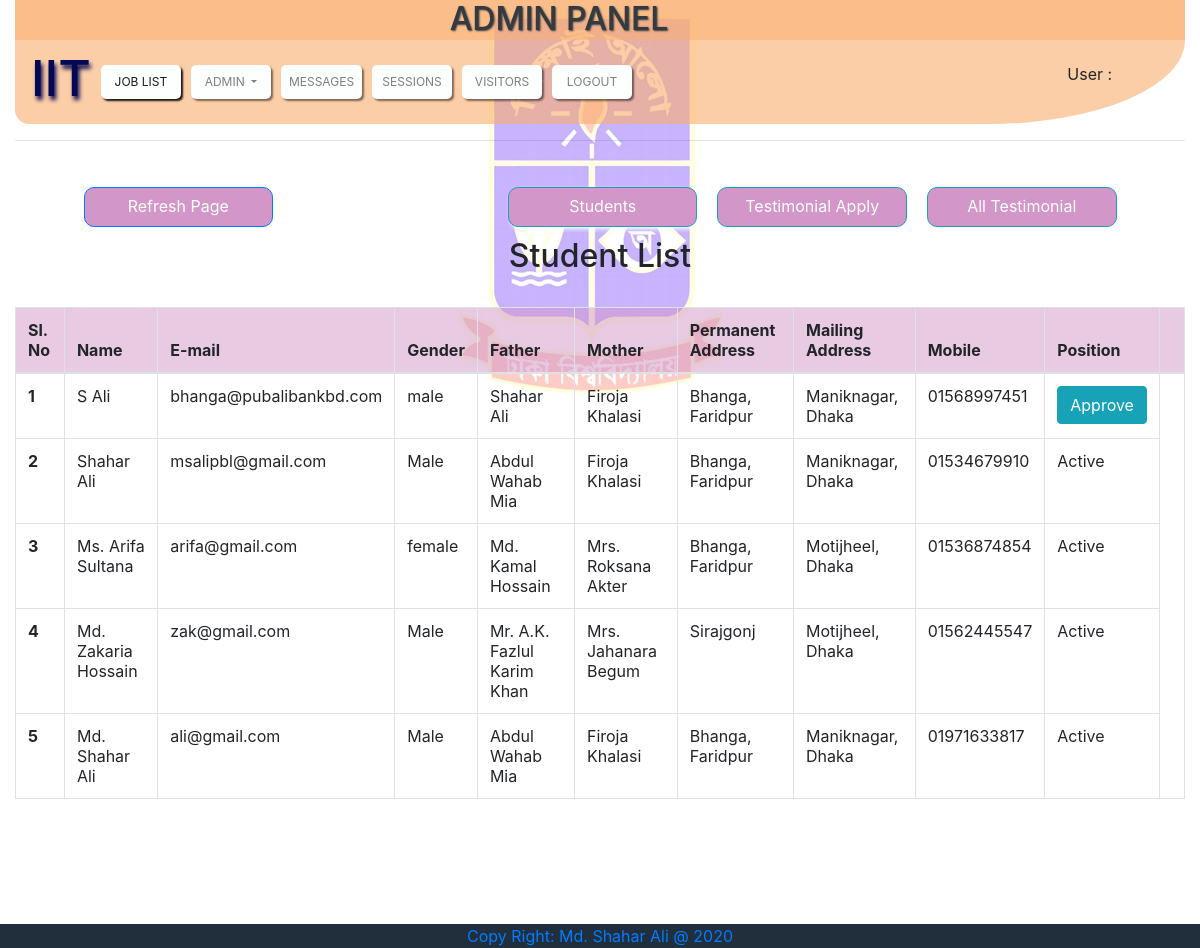
The app's page /admin/students.php (signed in) with its own data.
### tables this page shows
CREATE TABLE `tbl_student` (
  `stu_id` int(11) NOT NULL,
  `name` varchar(100) NOT NULL,
  `email` varchar(255) NOT NULL,
  `password` varchar(255) NOT NULL,
  `gender` varchar(6) NOT NULL,
  `father` varchar(100) NOT NULL,
  `mother` varchar(100) NOT NULL,
  `paddress` varchar(255) NOT NULL,
  `maddress` varchar(255) NOT NULL,
  `mobile` varchar(11) NOT NULL,
  `date_applicaiton` timestamp NOT NULL DEFAULT CURRENT_TIMESTAMP,
  `position` varchar(10) NOT NULL
);

### lib/Database.php (called while the page is built, shortened)
<?php
Class Database{
	public $host   = "localhost";
	public $user   = "root";
	public $pass   = "";
	public $dbname = "iit_du";
	public $link;
	private function connectDB(){
	$this->link = new mysqli($this->host, $this->user, $this->pass, $this->dbname);
 }
	public function select($query){
		$result = $this->link->query($query) or die($this->link->error.__LINE__);
		if($result->num_rows > 0){
			return $result;
		} else {
			return false;
		}
	}
}

### admin/students.php (the view, shortened to what this page needs)
<?php include 'admin_lib/header.php'; ?>
<hr style="color: black">
<div class="sub-job-list">
  <a href="students.php?refresh" class="btn btn-primary float-left">Refresh Page</a>
  <a class="btn btn-info" href="all_testimonial.php">All Testimonial</a>
   <a class="btn btn-info" href="testimonial_list.php">Testimonial Apply</a>
  <a class="btn btn-info" href="students.php">Students</a>
</div>
<h2>Student List</h2>
<table class="table table-bordered">
  <thead>
    <tr>
      <th scope="col">Sl. No</th>
      <th scope="col">Name</th>
      <th scope="col">E-mail</th>
      <th scope="col">Gender</th>
      <th scope="col">Father</th>
      <th scope="col">Mother</th>
      <th scope="col">Permanent Address</th>
      <th scope="col">Mailing Address</th>
      <th scope="col">Mobile</th>
      <th scope="col">Position</th>
      <th></th>
    </tr>
  </thead>
  <tbody>
<?php
$query = "SELECT * FROM tbl_student ORDER BY stu_id DESC";
$data = $db->select($query);
if($data){
	$i=0;
	while ($rows = $data->fetch_assoc()) {
    $stu_id = $rows['stu_id'];
		$i++;
		echo '<tr">
      <th scope="row">'.$i.'</th>
      <td>'.$rows['name'].'</td>
      <td>'.$rows['email'].'</td>
      <td>'.$rows['gender'].'</td>
      <td>'.$rows['father'].'</td>
      <td>'.$rows['mother'].'</td>
      <td>'.$rows['paddress'].'</td>
      <td>'.$rows['maddress'].'</td>
      <td>'.$rows['mobile'].'</td>
      ';
      if($rows['position'] !='') {
      echo '<td>'.$rows['position'].'</td>';
      }else{
     echo '<td><a href="students.php?active_stu_id='.$stu_id.'" class="btn btn-info" onclick="return confirm(\'Are you sure that '.$rows['name'].' is your student?\');">Approve</a></td>';
   }
	}
}
?>
  </tbody>
</table>
<?php include 'admin_lib/footer.php'; ?>

### assets/css/mystyle.css (style rules this page uses)
.sub-job-list { padding-top: 10px; padding-right: 5%; padding-left: 5%; min-height: 60px; margin-bottom: 20px; }
.sub-job-list a { min-width: 18%; height: 40px; box-shadow: 2px 2px 4px; vertical-align: middle; border-radius: 10px; margin-top: 20px; margin-right: 10px; margin-left: 10px; float: right; color: white; background: rgb(210, 150, 200); }
.table-bordered thead { background: rgb(210, 150, 200, 0.5); vertical-align: middle; }

### admin/admin_lib/header.php (style rules this page uses)
body { background-image: url('../img/du_logo.jpg'); background-repeat: no-repeat; background-position: top; animation: mymove 50s infinite; }

### records on screen
tbl_student: name "S Ali", email "bhanga@pubalibankbd.com", gender "male", father "Shahar Ali", mother "Firoja Khalasi", paddress "Bhanga, Faridpur", maddress "Maniknagar, Dhaka", mobile "01568997451"
tbl_student: name "Shahar Ali", email "msalipbl@gmail.com", gender "Male", father "Abdul Wahab Mia", mother "Firoja Khalasi", paddress "Bhanga, Faridpur", maddress "Maniknagar, Dhaka", mobile "01534679910", position "Active"
tbl_student: name "Ms. Arifa Sultana", email "arifa@gmail.com", gender "female", father "Md. Kamal Hossain", mother "Mrs. Roksana Akter", paddress "Bhanga, Faridpur", maddress "Motijheel, Dhaka", mobile "01536874854", position "Active"
tbl_student: name "Md. Zakaria Hossain", email "zak@gmail.com", gender "Male", father "Mr. A.K. Fazlul Karim Khan", mother "Mrs. Jahanara Begum", paddress "Sirajgonj", maddress "Motijheel, Dhaka", mobile "01562445547", position "Active"
tbl_student: name "Md. Shahar Ali", email "ali@gmail.com", gender "Male", father "Abdul Wahab Mia", mother "Firoja Khalasi", paddress "Bhanga, Faridpur", maddress "Maniknagar, Dhaka", mobile "01971633817", position "Active"
